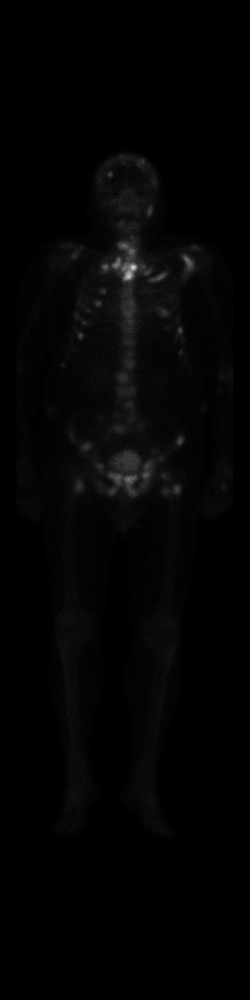
#> input picture Hackanton/2015_vedere_fata.png, 250 x 1000 px, shrunk from 512 x 2048 before the run
$ python -i Green_red.py   (imports and definitions only)
#> lines starting #> are read from the running program, lines starting #| are printed output that depends on the picture
from PIL import Image


def change_pixels(image_path, image_output):
    # Open the image
#> called with image_path = '2015_vedere_fata.png', image_output = 'out.png'
    img = Image.open(image_path)
#> img is the input picture: PIL image 250x1000 L; min 0, max 209, mean 3.8

    # Convert the image to RGB mode
    img_rgb = img.convert('RGB')

    width, height = img.size
#> width = 250; height = 1000

    for y in range(0, height):
        for x in range(0, width):
            if img.getpixel((x, y)) >= 186:
                img_rgb.putpixel((x, y), (0,255, 0))

            if img.getpixel((x, y)) <= 100:
                img_rgb.putpixel((x, y), (255,0, 0))
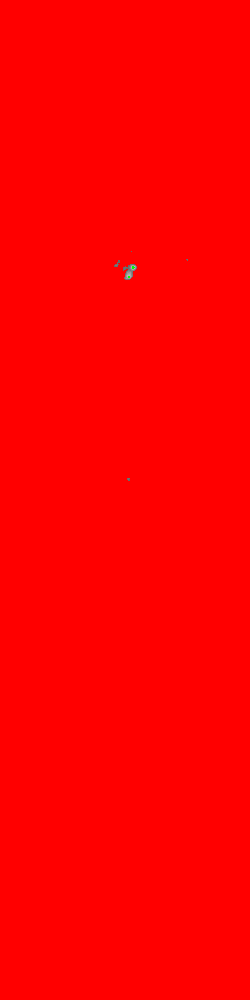
#> img_rgb: PIL image 250x1000 RGB; mean R, G, B 254.9, 0.1, 0.1

    # Show the modified image
    img_rgb.show()

    # Save the modified image
    img_rgb.save('modified_image.png')

>>> result = change_pixels('2015_vedere_fata.png', 'out.png')

$ run again, on Hackanton/2015_vedere_spate.png
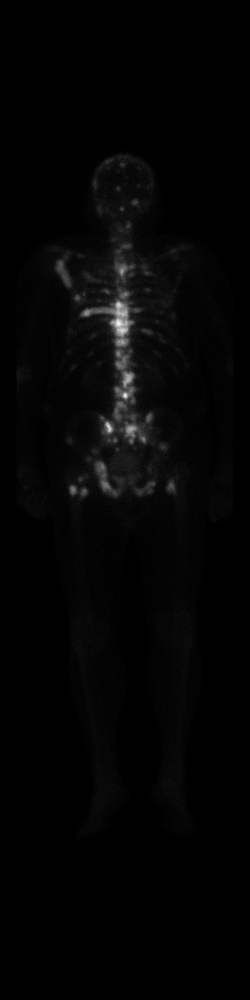
#> input picture Hackanton/2015_vedere_spate.png, 250 x 1000 px, shrunk from 512 x 2048 before the run
#> in change_pixels, img is the input picture: PIL image 250x1000 L; min 0, max 247, mean 4.4
#> after the loop in change_pixels, `for y in range(0, height):`:
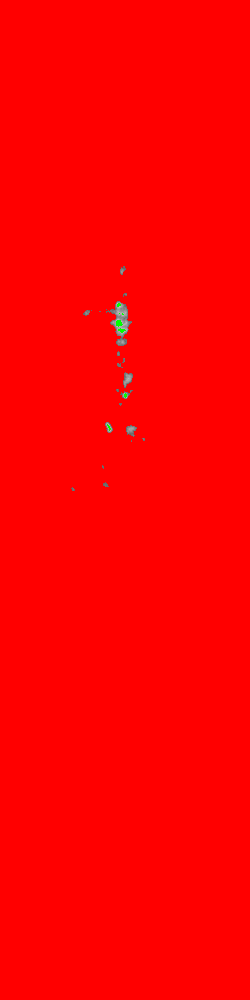
#> img_rgb: PIL image 250x1000 RGB; mean R, G, B 254.4, 0.6, 0.5

$ run again, on Hackanton/2019_vedere_spate.png
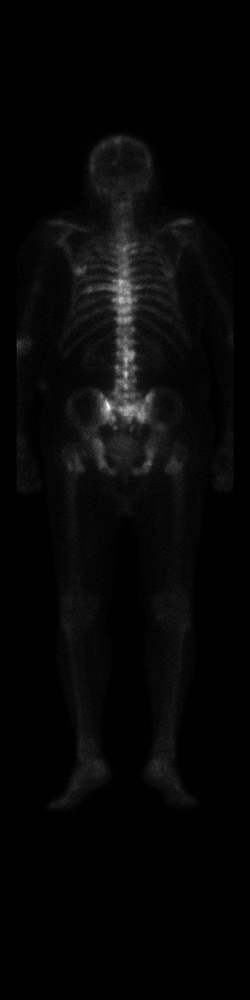
#> input picture Hackanton/2019_vedere_spate.png, 250 x 1000 px, shrunk from 512 x 2048 before the run
#> in change_pixels, img is the input picture: PIL image 250x1000 L; min 0, max 255, mean 6.7
#> after the loop in change_pixels, `for y in range(0, height):`:
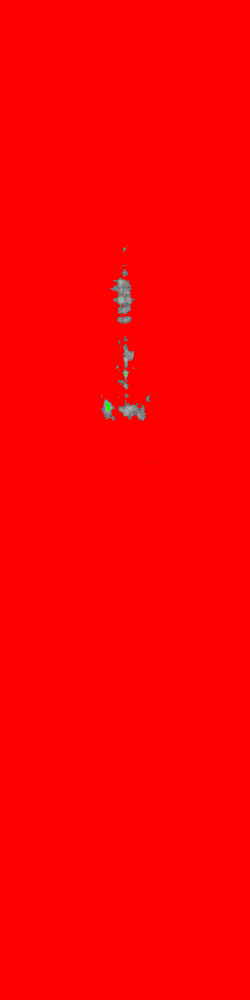
#> img_rgb: PIL image 250x1000 RGB; mean R, G, B 254.2, 0.8, 0.7
